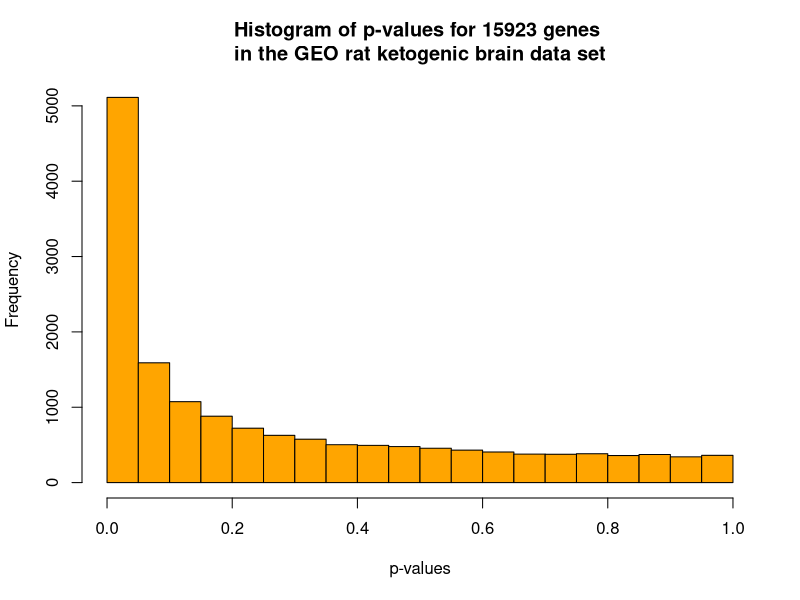
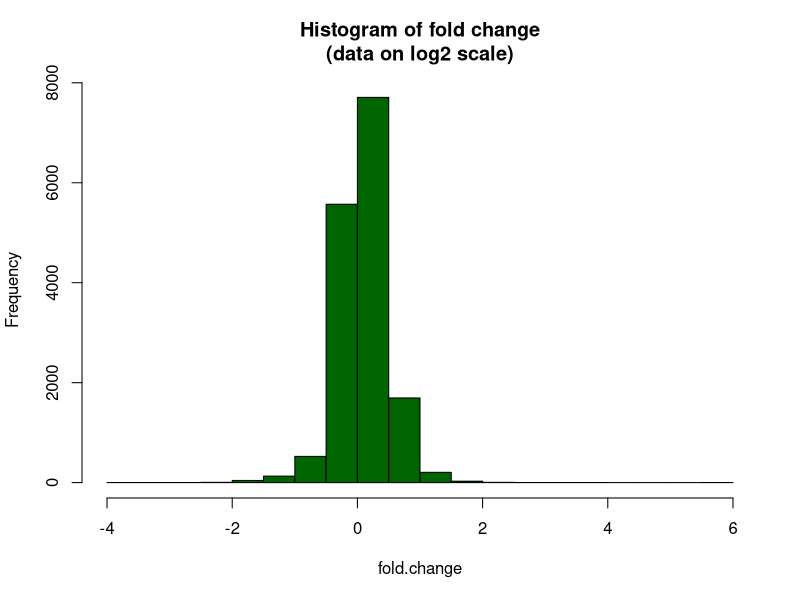
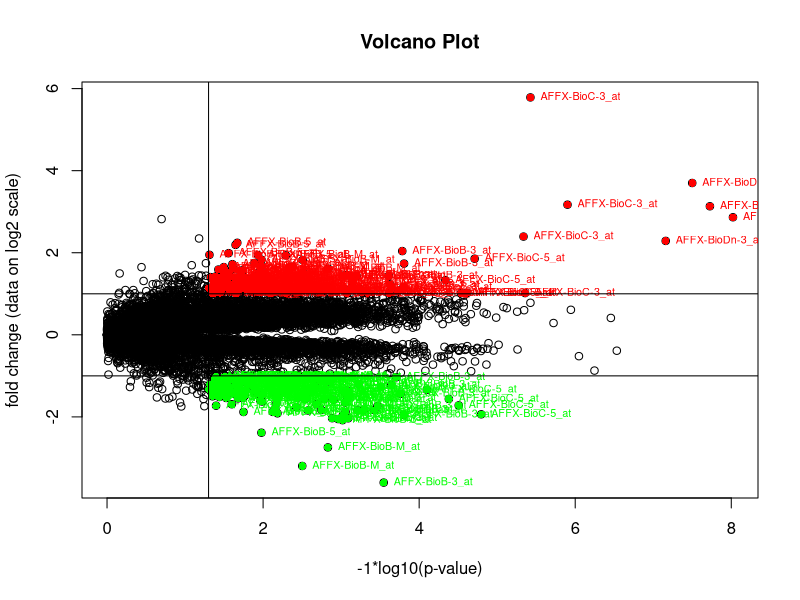
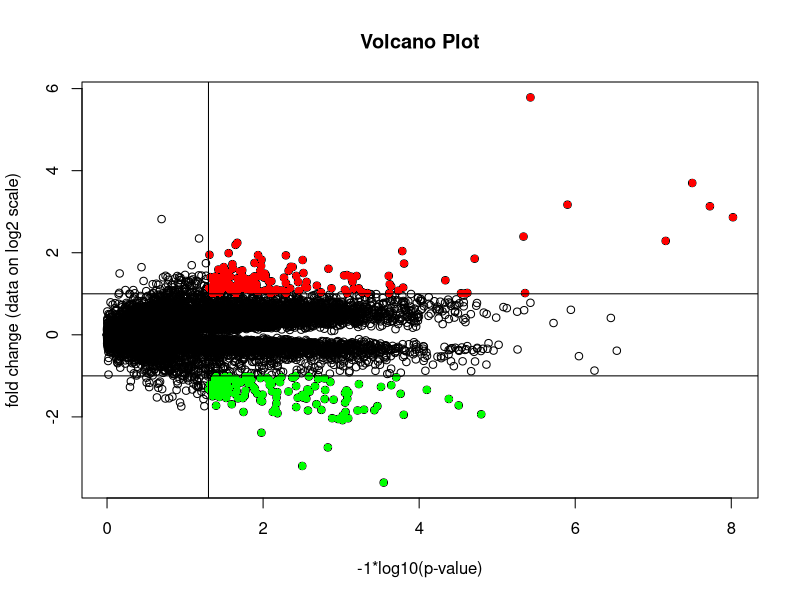

Write R code to recreate these figures, in order.
#' ---
#' title: "Differential Expression"
#' author: "Lavinia Carabet"
#' output: 
#'   pdf_document: default
#'   html_document: default
#' ---
#' 
## ----setup, include=FALSE--------------------------------------------------------------------------------------------------------
knitr::opts_chunk$set(echo = TRUE)

#' 
#' ## Differential Expression
#' 
#' ## Load GEO rat ketogenic brain data 
#' 
#' Differential gene expression between rats given a control diet and rats given a ketogenic diet (which prevents epileptic seizures)
#' 
#' (<https://www.ncbi.nlm.nih.gov/geo/query/acc.cgi?acc=GSE1155>)
#' 
#' 
## --------------------------------------------------------------------------------------------------------------------------------
dat <- read.table('./rat_KD.txt', header=T, row.names=1)
dim(dat)
dat[1:5,]

#classes
control.diet <- names(dat[,grep('control', names(dat))])
control.diet

ketogenic.diet <- names(dat[, grep('ketogenic', names(dat))])
ketogenic.diet

#' 
#' ## Calculate the changing genes between the control diet and ketogenic diet classes 
#' 
#' Significance tests determine differential expression between means as a function of variance
#' 
## --------------------------------------------------------------------------------------------------------------------------------
# function to calculate Student’s two-sample t-test on all genes at once
# function returns the p-value for the test
# NAs are removed for each test
t.test.all.genes <- function(x,s1,s2) {
	x1 <- x[s1]
	x2 <- x[s2]
	x1 <- as.numeric(x1)
	x2 <- as.numeric(x2)
	t.out <- t.test(x1, x2, alternative='two.sided', var.equal = TRUE)
	out <- as.numeric(t.out$p.value)
	return(out)
}

t.test.run <- apply(dat,1,t.test.all.genes,s1=control.diet,s2=ketogenic.diet)

#' 
#' Plot a histogram of the p-values
#' 
## --------------------------------------------------------------------------------------------------------------------------------
xname <- "p-values"
hist(t.test.run, col='orange', 
     main=paste("Histogram of" , xname, "for", nrow(dat), 
                "genes \nin the GEO rat ketogenic brain data set"), 
     xlab=xname)

#' 
#' ## Calculate fold change between the groups
#' 
#' Fold change is a relative measure of the magnitude of difference between means
#' 
## --------------------------------------------------------------------------------------------------------------------------------
#calculate means of the groups 
control.diet.mean <- apply(log2(dat[,control.diet]), 1, mean, na.rm = T)
ketogenic.diet.mean <- apply(log2(dat[,ketogenic.diet]), 1, mean, na.rm = T)

#calculate fold change
fold.change <- control.diet.mean - ketogenic.diet.mean 
range(fold.change)

#' 
#' Plot a histogram of the fold change values
#' 
## --------------------------------------------------------------------------------------------------------------------------------
hist(fold.change, col='dark green', main=paste("Histogram of fold change\n(data on log2 scale)"))

#' 
#' ## Volcano plot combining the fold.change and transformed p-values 
#' ## to determine the most significantly differentially expressed genes
#' 
## --------------------------------------------------------------------------------------------------------------------------------
p.trans <- -1 * log10(t.test.run)

x.line <- -log10(.05)	#p-value=0.05
y.line <- log2(2)	    #fold change=2

plot(range(p.trans),range(fold.change),type='n',
     xlab='-1*log10(p-value)',ylab='fold change (data on log2 scale)',
     main='Volcano Plot')

points(p.trans,fold.change,col='black')
points(p.trans[(p.trans>x.line&fold.change>y.line)],fold.change[(p.trans>x.line&fold.change>y.line)],
       col='red',pch=16)
points(p.trans[(p.trans>x.line&fold.change< -y.line)],fold.change[(p.trans>x.line&fold.change< -y.line)],
       col='green',pch=16)

text(p.trans[p.trans>x.line&fold.change>y.line], fold.change[p.trans>x.line&fold.change>y.line],
     labels=dimnames(dat)[[1]][p.trans[p.trans >x.line&fold.change>y.line]], 
     cex=0.65, col='red', pos=4)
text(p.trans[p.trans>x.line&fold.change< -y.line], fold.change[p.trans>x.line&fold.change< -y.line],
     labels=dimnames(dat)[[1]][p.trans[p.trans>x.line&fold.change< -y.line]], 
     cex=0.65, col='green', pos=4)

abline(v=x.line)
abline(h=-y.line)
abline(h=y.line)

#' 
## --------------------------------------------------------------------------------------------------------------------------------
p.trans <- -1 * log10(t.test.run)

plot(range(p.trans),range(fold.change),type='n',
     xlab='-1*log10(p-value)',ylab='fold change (data on log2 scale)',
     main='Volcano Plot')
points(p.trans,fold.change,col='black')
points(p.trans[(p.trans>1.3&fold.change>1)],fold.change[(p.trans>1.3&fold.change>1)],
       col='red',pch=16)
points(p.trans[(p.trans>1.3&fold.change< -1)],fold.change[(p.trans>1.3&fold.change< -1)],
       col='green',pch=16)
abline(v=1.3)
abline(h=-1)
abline(h=1)

#' 
#' ## Gene filtering
#' 
## --------------------------------------------------------------------------------------------------------------------------------
# Select genes with significance alpha=0.05
diff.exp.genes.t.test <- t.test.run[t.test.run < 0.05]

# Select log2 values with significance and filter data
diff.exp.genes.fold <- c(fold.change[fold.change < -log2(2)], fold.change[fold.change > log2(2)])

# Filters original data set
dat.fs = dat[names(diff.exp.genes.t.test),]
dat.fs = dat.fs[names(diff.exp.genes.fold),]

# handle missing values (NA's in gene names) created by second filter
dat.fs = dat.fs[!is.na(dat.fs[,1]),]
dim(dat.fs)

#' 
#' ## Top 5 most significantly differentiated genes (up or down-regulated)
#' 
## --------------------------------------------------------------------------------------------------------------------------------
#Builds data frame with p-value and fold information
ds.featured.genes <- cbind(dat, t.test.run, fold.change)
#Filters data frame with featured selection genes found
ds.featured.genes <- ds.featured.genes [rownames(dat.fs),]
#Orders data frame by fold change
ds.order <- ds.featured.genes[order(ds.featured.genes[,13]),]
dim(ds.order[,12:13])

#' 
#' ## Top 5 down-regulated genes
#' 
## --------------------------------------------------------------------------------------------------------------------------------
head(ds.order, n=5)[,12:13]

#' 
#' ## Top 5 up-regulated genes
#' 
## --------------------------------------------------------------------------------------------------------------------------------
tail(ds.order, n=5)[,12:13]

#' 
#' ## Functional annotations can then be obtained using DAVID 
#' 
#' DAVID bioinformatics database and analysis web resource <https://david.ncifcrf.gov/tools.jsp>
